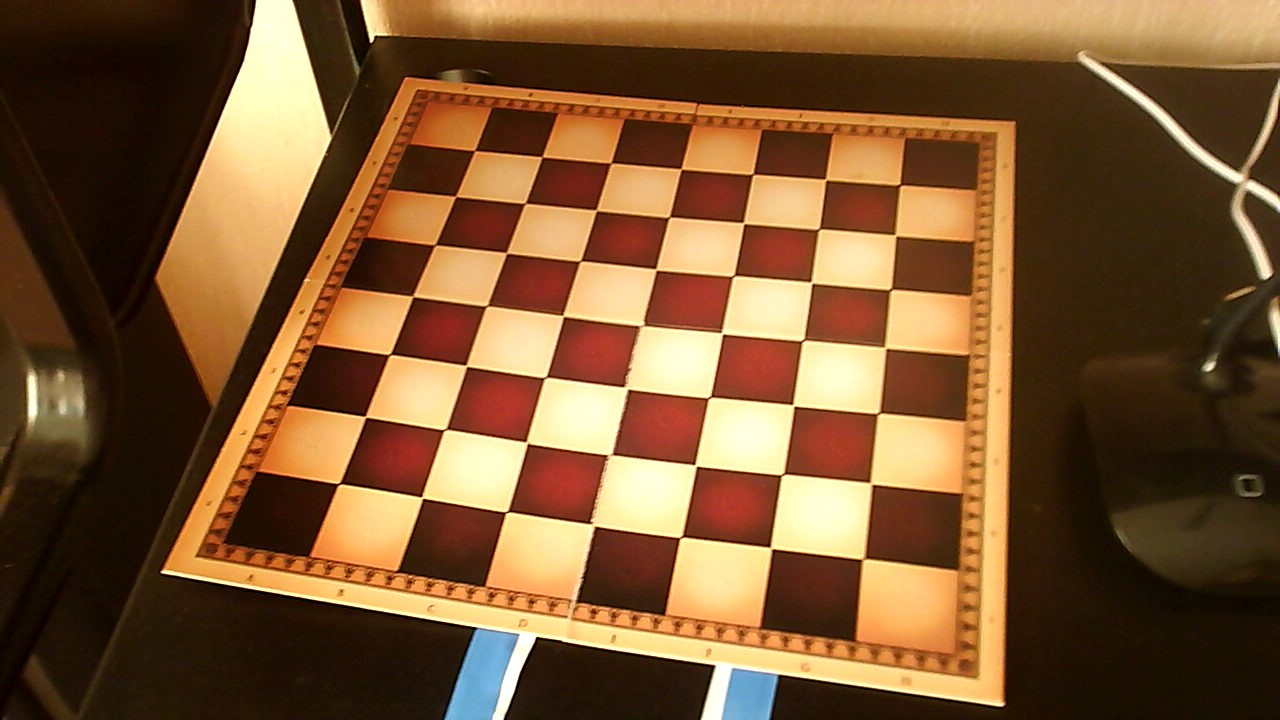
#> input picture chess/WIN_20200412_15_19_20_Pro.jpg, 1280 x 720 px; its folder holds 4 pictures in this run
$ python 3DCameraCalibration.py
#> lines starting #> are read from the running program, lines starting #| are printed output that depends on the picture; after the words box and inside, x2 and y2 are one past the last pixel; in counts of white or black regions, pixels touching at a corner belong together
import numpy as np
import cv2
import glob
import pprint


# termination criteria
criteria = (cv2.TERM_CRITERIA_EPS + cv2.TERM_CRITERIA_MAX_ITER, 30, 0.001)

# prepare object points, like (0,0,0), (1,0,0), (2,0,0) ....,(6,5,0)
objp = np.zeros((6 * 7, 3), np.float32)
objp[:, :2] = np.mgrid[0:7, 0:6].T.reshape(-1, 2)

# Arrays to store object points and image points from all the images.
objpoints = []  # 3d point in real world space
imgpoints = []  # 2d points in image plane.

images = glob.glob('chess\*.jpg')
lst = []

for fname in images:
    img = cv2.imread(fname)
#> img is the input picture: shape (720, 1280, 3); mean B, G, R 50.5, 86.4, 123.1
    gray = cv2.cvtColor(img, cv2.COLOR_BGR2GRAY)
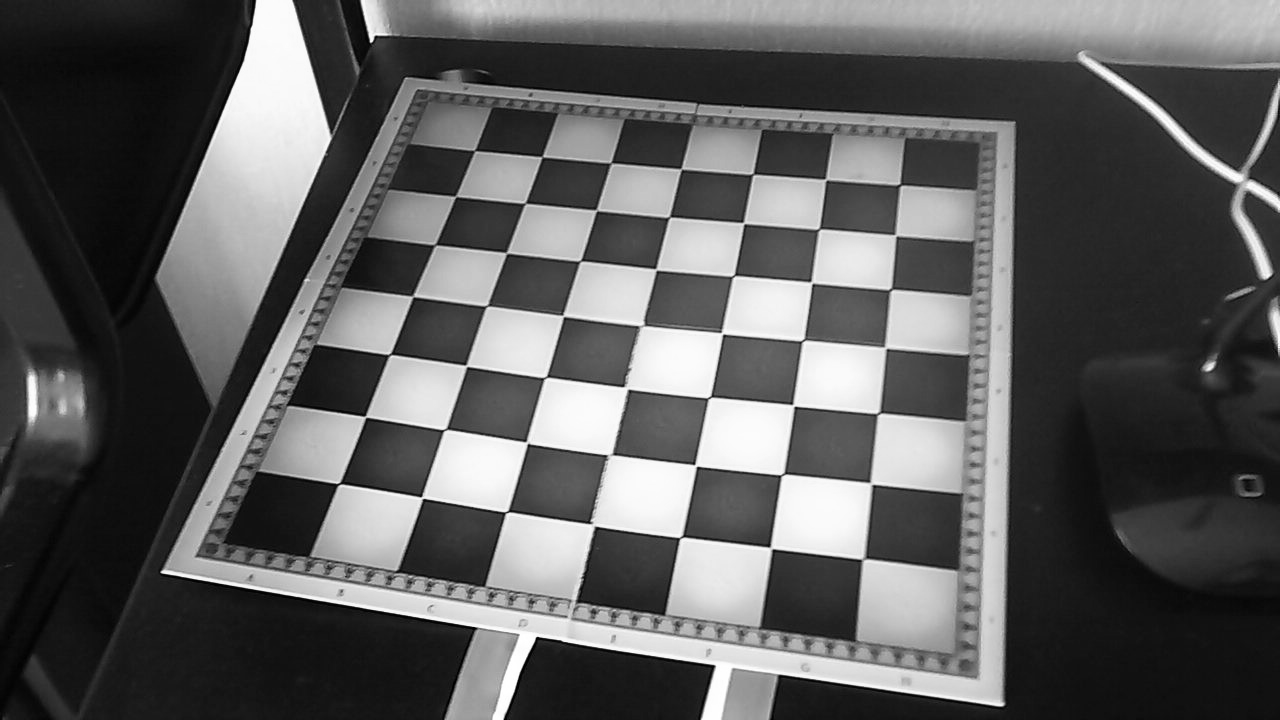
#> gray: shape (720, 1280); min 0, max 255, mean 93.3

    # Find the chess board corners
    ret, corners = cv2.findChessboardCorners(gray, (7, 6), None)
#> ret = True; corners = 42 rows, first 8: [900.7, 184.3], [895.9, 235.6], [891.3, 289.3], [886.4, 348.5], [877.7, 413.9], [872.1, 484.6], [864, 559.5], [825.9, 179.5]

    # If found, add object points, image points (after refining them)
    if ret:
        objpoints.append(objp)

        corners2 = cv2.cornerSubPix(gray, corners, (11, 11), (-1, -1), criteria)
#> corners2 = 42 rows, first 8: [900, 184.8], [895.5, 235.4], [890.8, 289.4], [885.3, 347.8], [878.5, 413.3], [871.1, 483.5], [863.3, 559], [825.5, 179.5]
        imgpoints.append(corners2)

        # Draw and display the corners
        img = cv2.drawChessboardCorners(img, (7, 6), corners2, ret)
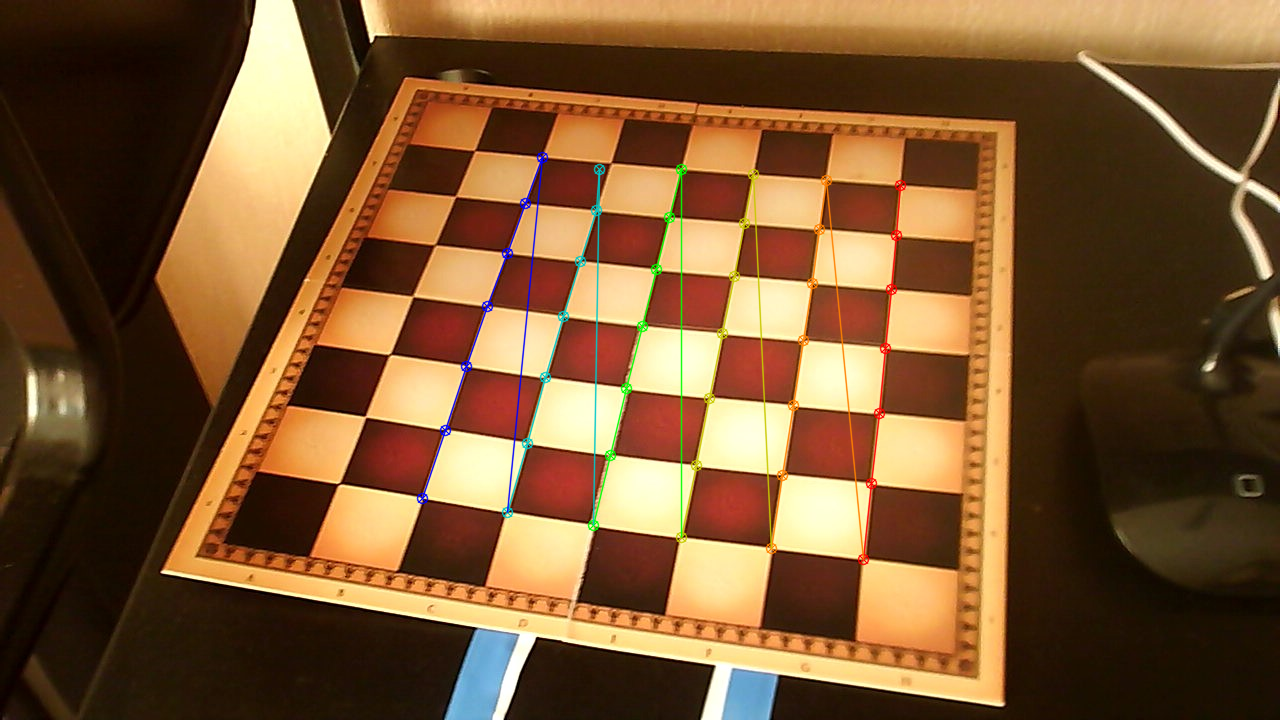
#> img: shape (720, 1280, 3); 1.67% of pixels changed, all inside (x1, y1, x2, y2) = (416, 151, 907, 566)
        cv2.imshow('img', img)
        cv2.waitKey(500)
        ret, mtx, dist, rvecs, tvecs = cv2.calibrateCamera(objpoints, imgpoints, gray.shape[::-1], None, None)
#> ret = 2.13; mtx = [[1105.3, 0, 379.7], [0, 1176.8, 488.1], [0, 0, 1]]; dist = [[-1.01, 2.82, -0.0715, 0.0756, -4.24]]; rvecs = ([-0.336, 0.709, 1.75],); tvecs = ([7.01, -3.72, 14.87],)
        lst.append([ret, mtx, dist, rvecs, tvecs])
#> pass 2 of the loop `for fname in images:`:
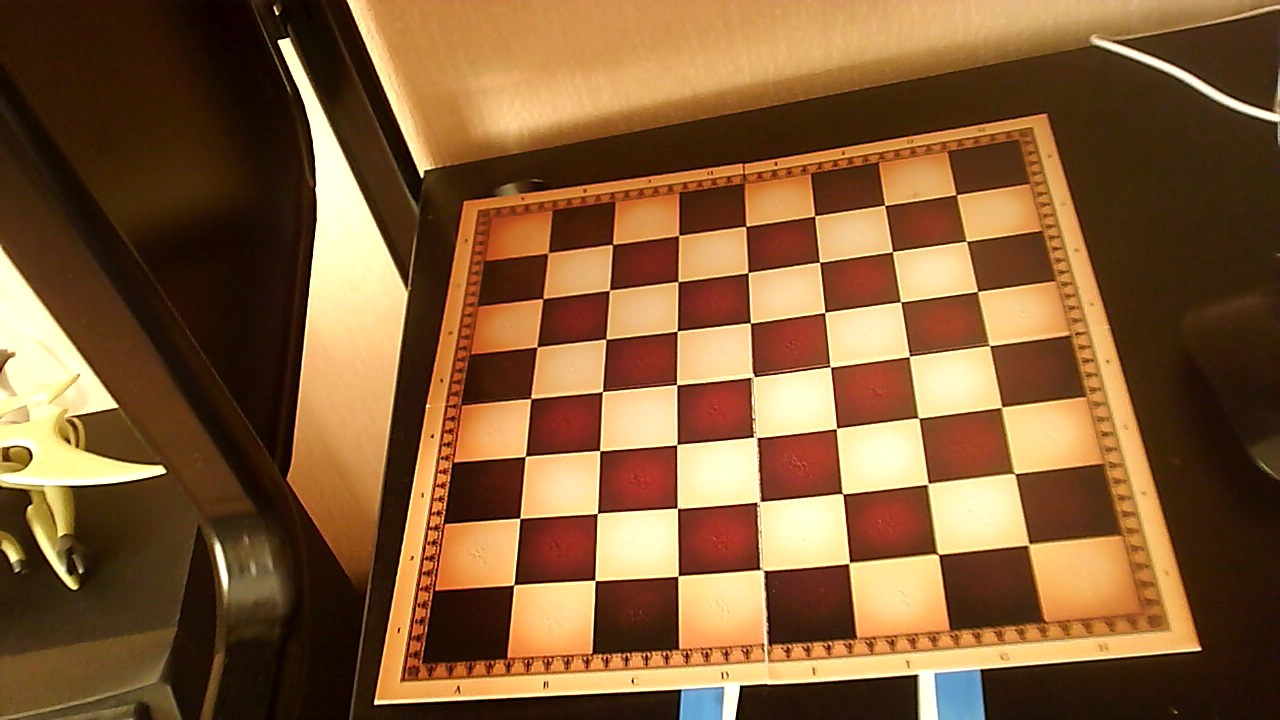
#> input picture chess/WIN_20200412_15_19_23_Pro.jpg, 1280 x 720 px
#> img is the input picture: shape (720, 1280, 3); mean B, G, R 54.3, 92.3, 130.9
#> `gray = cv2.cvtColor(img, cv2.COLOR_BGR2GRAY)`:
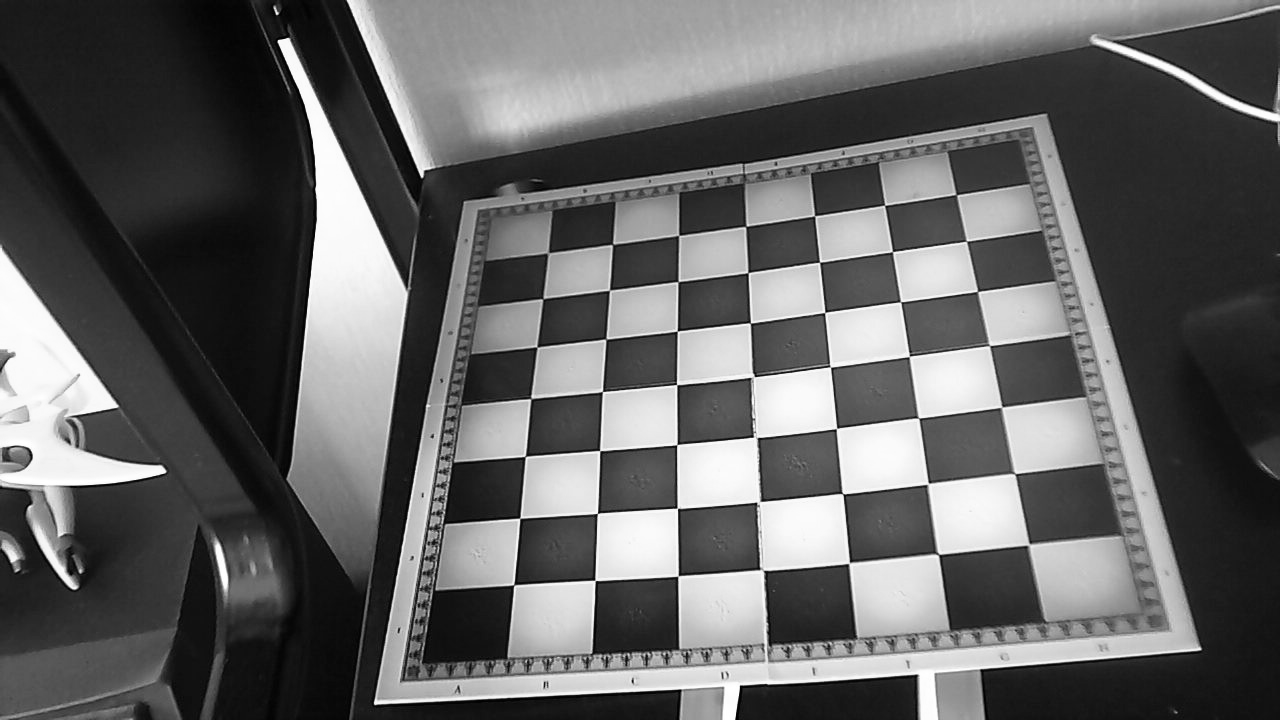
#> gray: shape (720, 1280); min 0, max 255, mean 99.5
#> `ret, corners = cv2.findChessboardCorners(gray, (7, 6), None)`: ret = True; corners = 42 rows, first 8: [956.3, 194.7], [966.5, 241.2], [977.5, 291.5], [987, 346], [1002.1, 406.9], [1014.9, 473.8], [1029.5, 543.8], [884.6, 205.3]
#> corners2 = 42 rows, first 8: [956.3, 194.6], [966.4, 241.3], [977.6, 291.5], [989.3, 345.5], [1001.7, 407.2], [1014.7, 473.6], [1028.8, 544.5], [884.6, 205.3]
#> `img = cv2.drawChessboardCorners(img, (7, 6), corners2, ret)`:
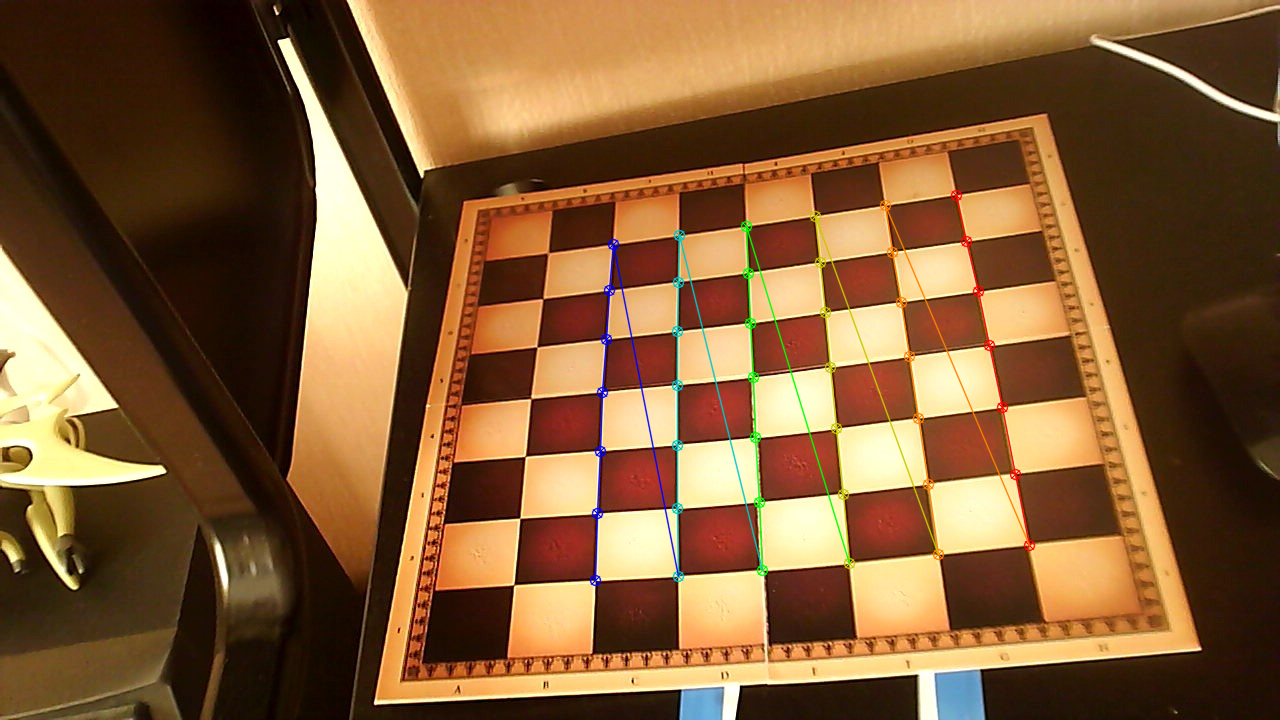
#> img: shape (720, 1280, 3); 1.6% of pixels changed, all inside (x1, y1, x2, y2) = (589, 189, 1036, 587)
#> `ret, mtx, dist, rvecs, tvecs = cv2.calibrateCamera(objpoints, imgpoint..`: ret = 1.94; mtx = [[1031.1, 0, 484.6], [0, 1004.1, 487.4], [0, 0, 1]]; dist = [[-0.422, 1.2, -0.0412, 0.0055, -1.76]]; rvecs = ([-0.29, 0.618, 1.73], [-0.245, 0.717, 1.52]); tvecs = ([5.6, -4.08, 13.57], [6.7, -4.12, 14.15])
#> pass 3 of the loop `for fname in images:`:
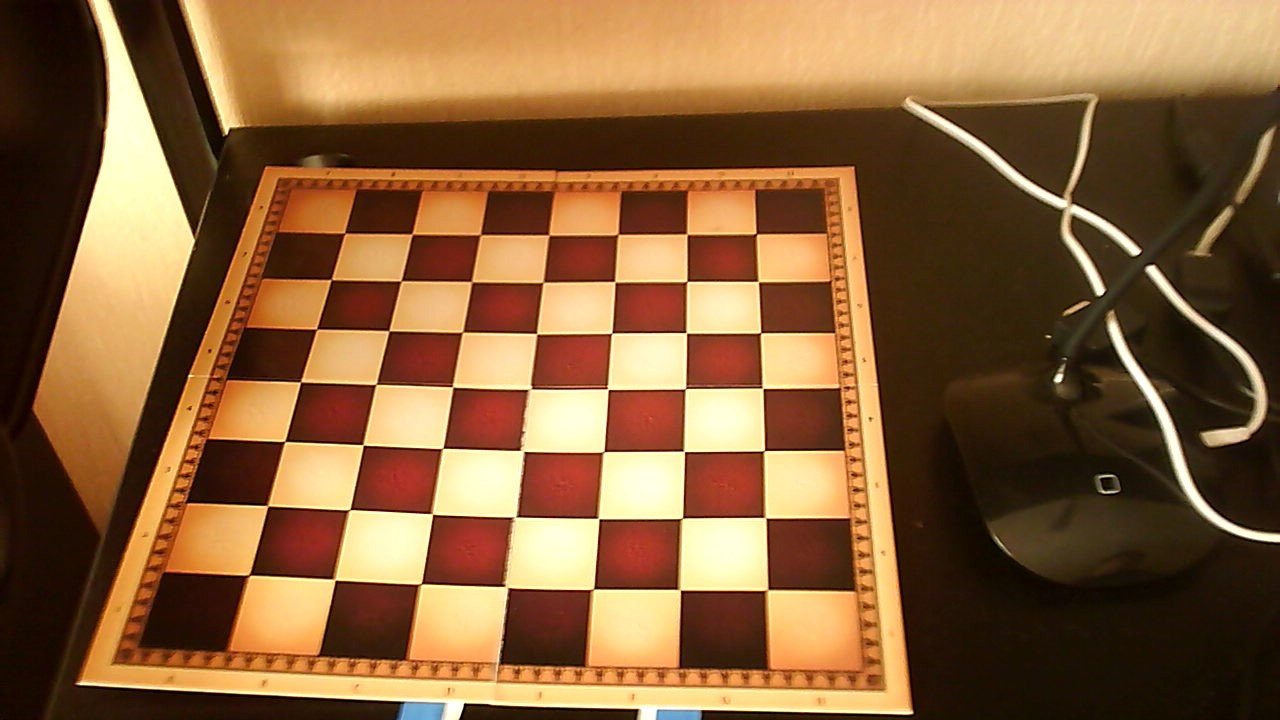
#> input picture chess/WIN_20200412_15_19_24_Pro.jpg, 1280 x 720 px
#> img is the input picture: shape (720, 1280, 3); mean B, G, R 58.2, 96.6, 135.6
#> `gray = cv2.cvtColor(img, cv2.COLOR_BGR2GRAY)`:
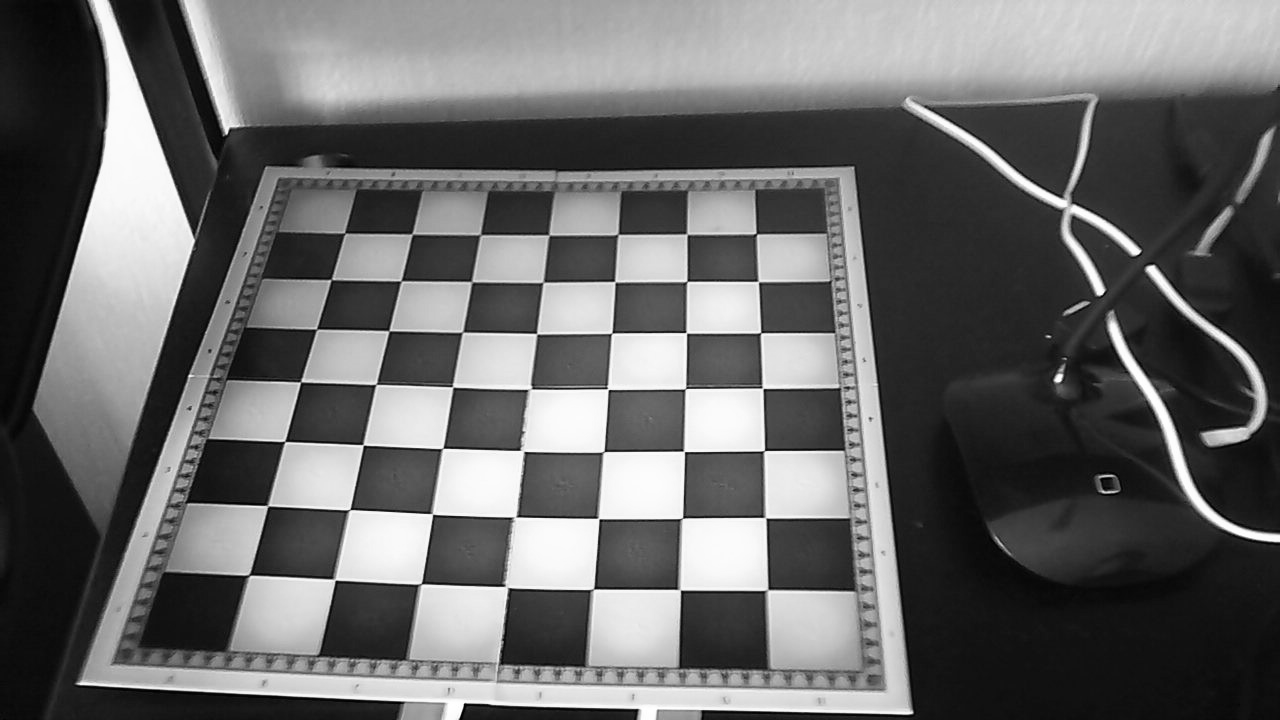
#> gray: shape (720, 1280); min 1, max 255, mean 103.9
#> `ret, corners = cv2.findChessboardCorners(gray, (7, 6), None)`: ret = True; corners = 42 rows, first 8: [756.4, 233.6], [758.4, 281.6], [760.8, 332.6], [762.8, 388.4], [764.3, 450.6], [765.5, 517.7], [766, 589], [687.1, 234]
#> corners2 = 42 rows, first 8: [756.3, 233.8], [758.3, 281.5], [760.5, 332.8], [762.5, 388.2], [764.2, 450.7], [765.5, 517.7], [767.3, 589.9], [686.8, 234.1]
#> `img = cv2.drawChessboardCorners(img, (7, 6), corners2, ret)`:
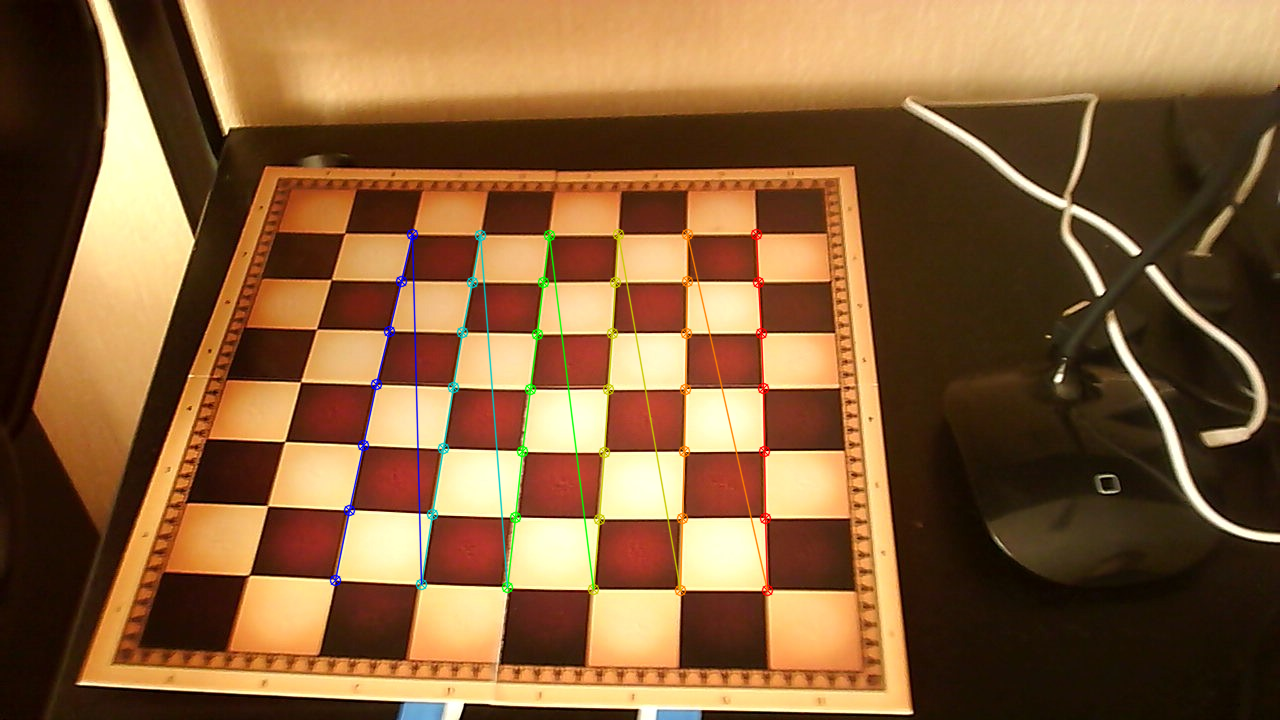
#> img: shape (720, 1280, 3); 1.64% of pixels changed, all inside (x1, y1, x2, y2) = (329, 228, 774, 597)
#> `ret, mtx, dist, rvecs, tvecs = cv2.calibrateCamera(objpoints, imgpoint..`: ret = 1.86; mtx = [[1134.7, 0, 542.7], [0, 998.4, 264.4], [0, 0, 1]]; dist = [[0.0965, -1.3, -0.0158, -0.0195, 2.41]]; rvecs = ([-0.346, 0.657, 1.69], [-0.289, 0.803, 1.44], [-0.435, 0.624, 1.55]); tvecs = ([4.81, -1.19, 15.05], [5.78, -1.08, 15.52], [3.06, -0.506, 16.12])
#> the loop made 4 passes; the first 3 are shown

img = cv2.imread('final.jpg')
#> (the run stopped early here; a loop or call above may not have finished)
